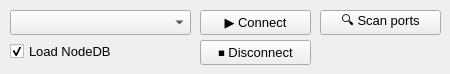
      <widget class="QWidget" name="tab_3">
       <attribute name="title">
        <string>Serial connection</string>
       </attribute>
       <widget class="QPushButton" name="serial_disconnect_button">
        <property name="geometry">
         <rect>
          <x>200</x>
          <y>40</y>
          <width>111</width>
          <height>25</height>
         </rect>
        </property>
        <property name="font">
         <font>
          <family>Liberation sans</family>
          <pointsize>10</pointsize>
         </font>
        </property>
        <property name="toolTip">
         <string>Disconnect.</string>
        </property>
        <property name="text">
         <string>⏹️ Disconnect</string>
        </property>
       </widget>
       <widget class="QPushButton" name="serial_connect_button">
        <property name="geometry">
         <rect>
          <x>200</x>
          <y>10</y>
          <width>111</width>
          <height>25</height>
         </rect>
        </property>
        <property name="font">
         <font>
          <family>Liberation sans</family>
          <pointsize>10</pointsize>
         </font>
        </property>
        <property name="toolTip">
         <string>Connect with serial connection.</string>
        </property>
        <property name="whatsThis">
         <string/>
        </property>
        <property name="text">
         <string>▶️ Connect</string>
        </property>
       </widget>
       <widget class="QComboBox" name="serial_devices_combobox">
        <property name="geometry">
         <rect>
          <x>10</x>
          <y>10</y>
          <width>181</width>
          <height>25</height>
         </rect>
        </property>
        <property name="font">
         <font>
          <family>Liberation sans</family>
          <pointsize>10</pointsize>
         </font>
        </property>
        <property name="toolTip">
         <string>Choose a serial port.</string>
        </property>
        <property name="placeholderText">
         <string>Serial port path</string>
        </property>
       </widget>
       <widget class="QCheckBox" name="load_nodedb_checkbox">
        <property name="geometry">
         <rect>
          <x>10</x>
          <y>40</y>
          <width>121</width>
          <height>23</height>
         </rect>
        </property>
        <property name="font">
         <font>
          <family>Liberation sans</family>
          <pointsize>10</pointsize>
         </font>
        </property>
        <property name="toolTip">
         <string>Load nodeDB of node when connecting.</string>
        </property>
        <property name="text">
         <string>Load NodeDB</string>
        </property>
        <property name="checked">
         <bool>true</bool>
        </property>
       </widget>
       <widget class="QPushButton" name="serial_scan_button">
        <property name="geometry">
         <rect>
          <x>320</x>
          <y>10</y>
          <width>121</width>
          <height>25</height>
         </rect>
        </property>
        <property name="font">
         <font>
          <family>Liberation sans</family>
          <pointsize>10</pointsize>
         </font>
        </property>
        <property name="toolTip">
         <string>List all detected serial ports.</string>
        </property>
        <property name="text">
         <string>🔍 Scan ports</string>
        </property>
       </widget>
      </widget>
